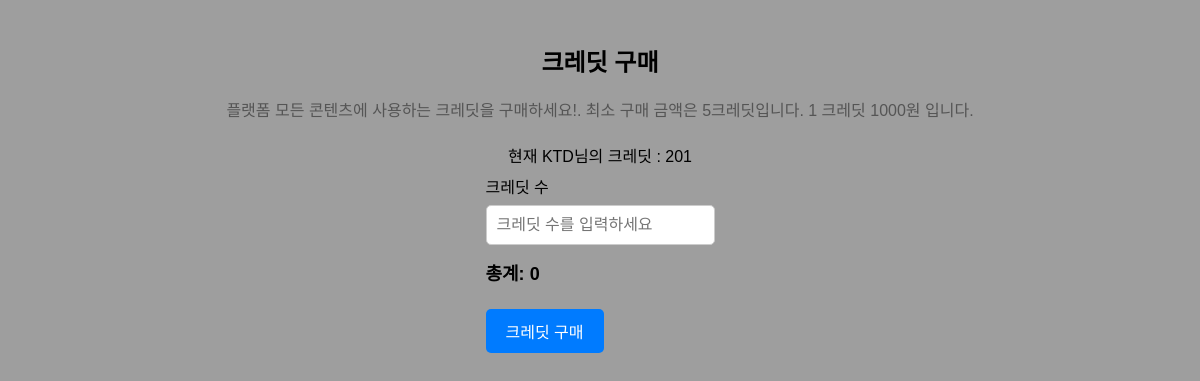
Page /buy-credit/1 (signed in) on the earlier database version.
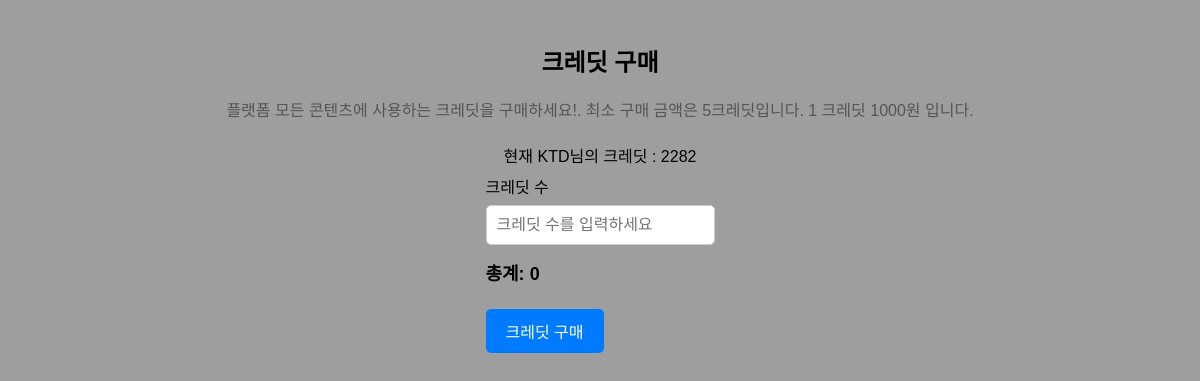
Same page on the later database version.
### users/models.py (models this page shows, shortened)
class UserCredit(models.Model):
    user = models.OneToOneField(User, on_delete=models.CASCADE)
    credit = models.IntegerField(default=0)

### item_trade_page/views.py (the view)
# urls.py: path("buy-credit/<int:user_id>",views.credit_page, name = "credit_page"),
@login_required # 로그인이 필요한 뷰
def credit_page(request,user_id):
    user_credit = UserCredit.objects.get(user__id= user_id)
    return render(request, "item_trade_page/credit_page.html",{"user_credit":user_credit})

### item_trade_page/templates/item_trade_page/credit_page.html (shortened to what this page needs)
<!DOCTYPE html>
<html lang="en">
<head>
</head>
<body>
    <h1>크레딧 구매</h1>
    <p>플랫폼 모든 콘텐츠에 사용하는 크레딧을 구매하세요!. 최소 구매 금액은 5크레딧입니다. 1 크레딧 1000원 입니다.</p>
    <label for="credit">현재 {{user_credit.user.username}}님의 크레딧 : {{user_credit.credit}}</label>
    <form method="post" action="{% url 'item_trade:kakaopay' user.username %}">
        <div class="container">
            <div class="input-group">
                <label for="credit">크레딧 수</label>
                <input type="number" id="credit" name="credit" min="5" placeholder="크레딧 수를 입력하세요" oninput="calculateTotal()">
            </div>
            <div class="total">총계: <span id="total">0</span> </div>
            <button class="btn">크레딧 구매</button>
        </div>
    </form>
</body>
</html>

### item_trade_page/templates/item_trade_page/credit_page.html (style rules this page uses)
body { font-family: Arial, sans-serif; text-align: center; padding: 20px; line-height: 1.6; background-color: rgb(158, 158, 158); }
h1 { font-size: 24px; margin-bottom: 10px; }
p { margin-bottom: 20px; color: #555; }
.container { display: inline-block; text-align: left; max-width: 500px; }
.input-group { margin-bottom: 15px; }
label { display: block; font-size: 16px; margin-bottom: 5px; }
input[type="number"] { width: 100%; padding: 10px; font-size: 16px; border: 1px solid #ccc; border-radius: 5px; box-sizing: border-box; }
.total { font-size: 18px; font-weight: bold; margin-bottom: 20px; }
.btn { display: inline-block; padding: 10px 20px; font-size: 16px; color: white; background-color: #007bff; border: none; border-radius: 5px; cursor: pointer; text-decoration: none; }

Differences in the rows shown:
changed UserCredit "KTD": credit "201" → "2282"
